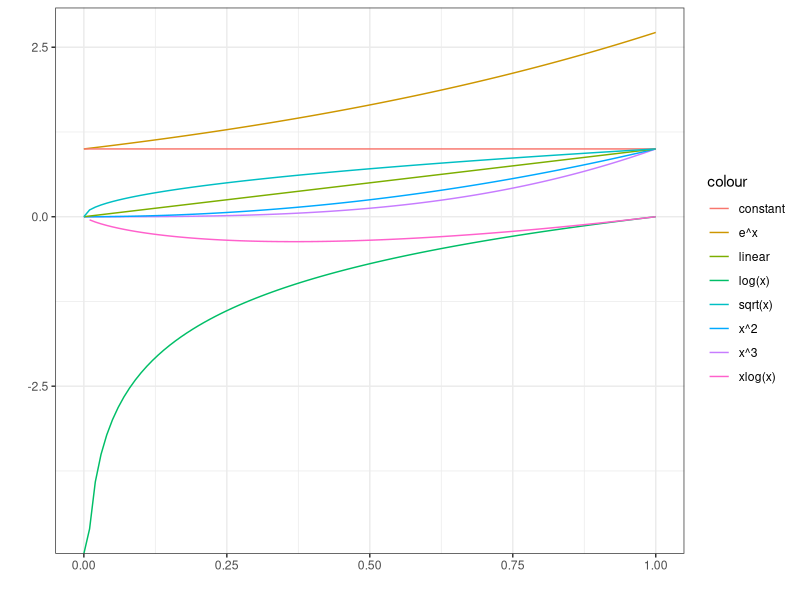
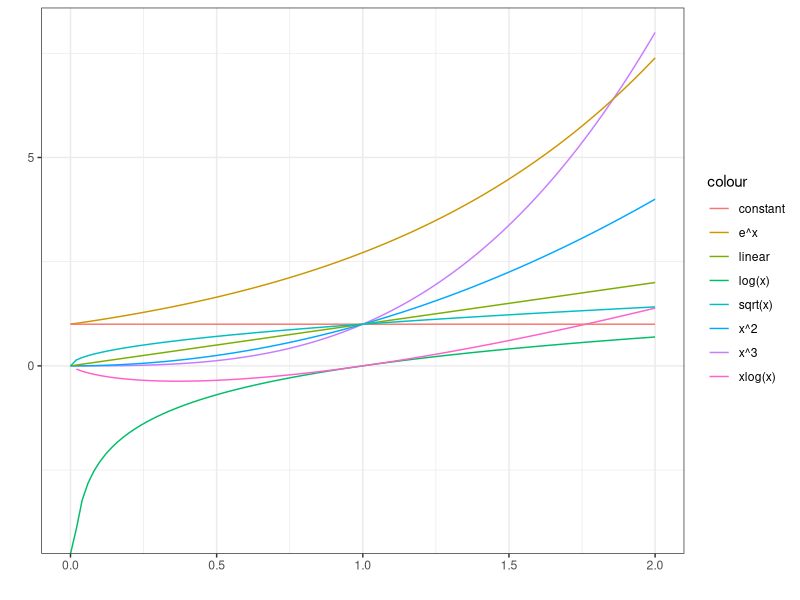
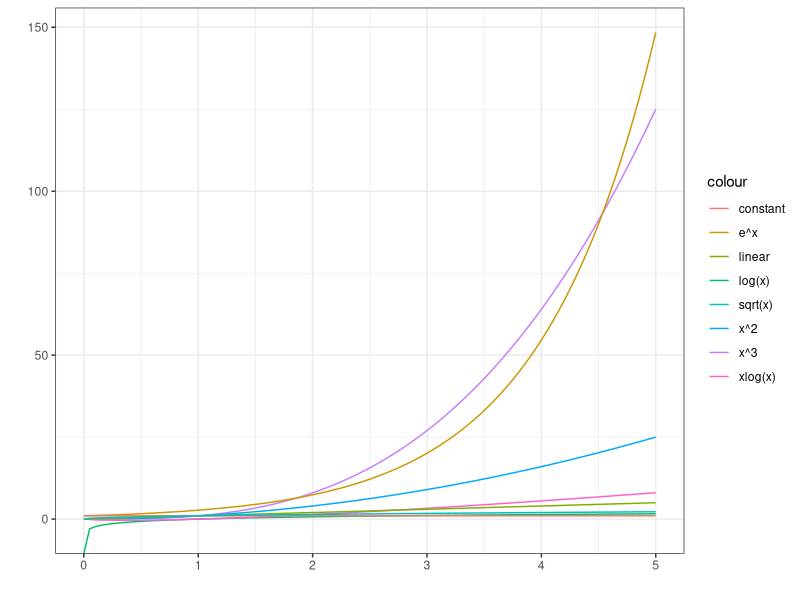
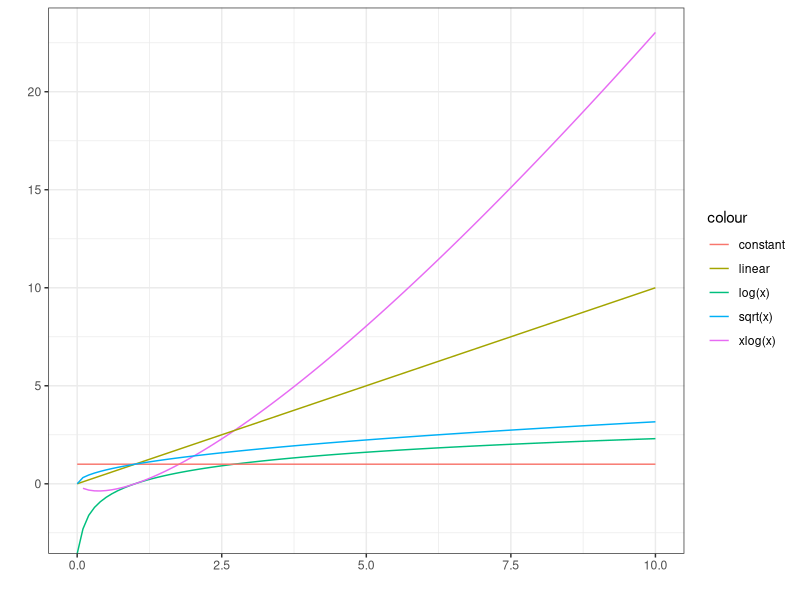
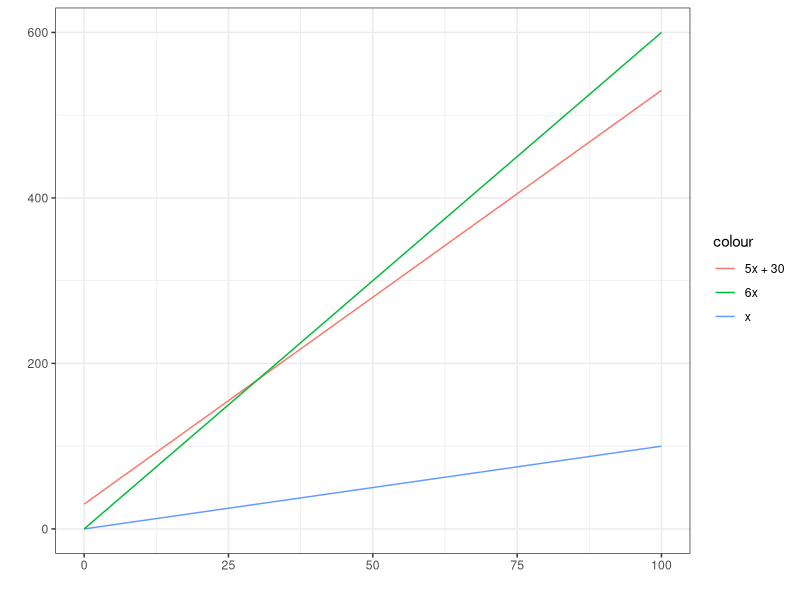

These charts were generated, in order, by the following R code:
## ---- chunk 1
library(ggplot2)
## ---- chunk 2

## ---- chunk 3
ggplot(data.frame(x=c(0,1)), aes(x)) +
  stat_function(fun=function(x)x^3, geom="line", aes(colour="x^3")) +
  stat_function(fun=function(x)x^2, geom="line", aes(colour="x^2")) +
  stat_function(fun=exp, geom="line", aes(colour="e^x")) +
  stat_function(fun=function(x)log(x), geom="line", aes(colour="log(x)")) +
  stat_function(fun=function(x)x*log(x), geom="line", aes(colour="xlog(x)")) +
  stat_function(fun=function(x)x, geom="line", aes(colour="linear")) +
  stat_function(fun=function(x)1, geom="line", aes(colour="constant")) +
  stat_function(fun=function(x)sqrt(x), geom="line", aes(colour="sqrt(x)")) +
  ylab("") + xlab("") + theme_bw()
## ---- chunk 4
ggplot(data.frame(x=c(0,2)), aes(x)) +
  stat_function(fun=function(x)x^3, geom="line", aes(colour="x^3")) +
  stat_function(fun=function(x)x^2, geom="line", aes(colour="x^2")) +
  stat_function(fun=exp, geom="line", aes(colour="e^x")) +
  stat_function(fun=function(x)log(x), geom="line", aes(colour="log(x)")) +
  stat_function(fun=function(x)x*log(x), geom="line", aes(colour="xlog(x)")) +
  stat_function(fun=function(x)x, geom="line", aes(colour="linear")) +
  stat_function(fun=function(x)1, geom="line", aes(colour="constant")) +
  stat_function(fun=function(x)sqrt(x), geom="line", aes(colour="sqrt(x)")) +
  ylab("") + xlab("") + theme_bw()
## ---- chunk 5
ggplot(data.frame(x=c(0,5)), aes(x)) +
  stat_function(fun=function(x)x^3, geom="line", aes(colour="x^3")) +
  stat_function(fun=function(x)x^2, geom="line", aes(colour="x^2")) +
  stat_function(fun=exp, geom="line", aes(colour="e^x")) +
  stat_function(fun=function(x)log(x), geom="line", aes(colour="log(x)")) +
  stat_function(fun=function(x)x*log(x), geom="line", aes(colour="xlog(x)")) +
  stat_function(fun=function(x)x, geom="line", aes(colour="linear")) +
  stat_function(fun=function(x)1, geom="line", aes(colour="constant")) +
  stat_function(fun=function(x)sqrt(x), geom="line", aes(colour="sqrt(x)")) +
  ylab("") + xlab("") + theme_bw()
## ---- chunk 6
ggplot(data.frame(x=c(0,10)), aes(x)) +
  stat_function(fun=function(x)log(x), geom="line", aes(colour="log(x)")) +
  stat_function(fun=function(x)x*log(x), geom="line", aes(colour="xlog(x)")) +
  stat_function(fun=function(x)x, geom="line", aes(colour="linear")) +
  stat_function(fun=function(x)1, geom="line", aes(colour="constant")) +
  stat_function(fun=function(x)sqrt(x), geom="line", aes(colour="sqrt(x)")) +
  ylab("") + xlab("") + theme_bw()
## ---- chunk 7
ggplot(data.frame(x=c(0,100)), aes(x)) +
  stat_function(fun=function(x){5*x + 30}, geom="line", aes(colour="5x + 30"))+
  stat_function(fun=function(x)x, geom="line", aes(colour="x")) +
  stat_function(fun=function(x){6*x}, geom="line", aes(colour="6x")) +
  ylab("") + xlab("") + theme_bw() 
## ---- chunk 8

